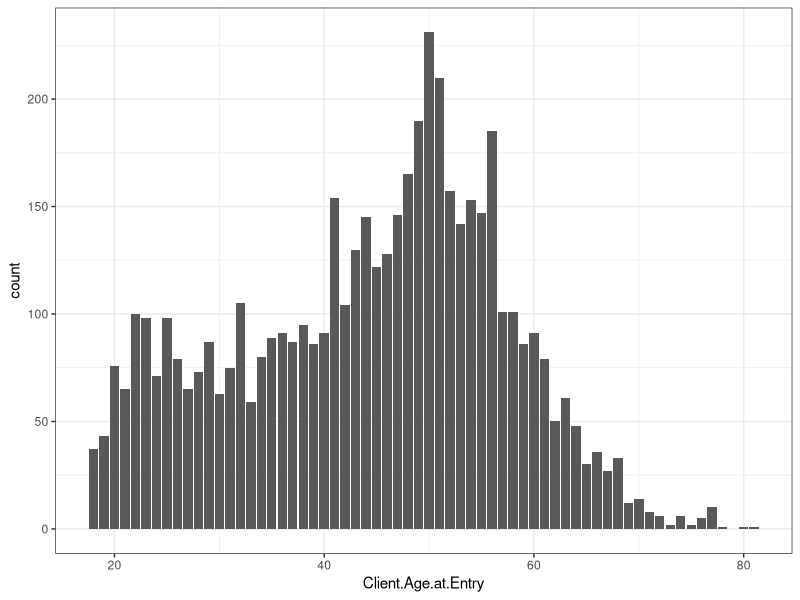
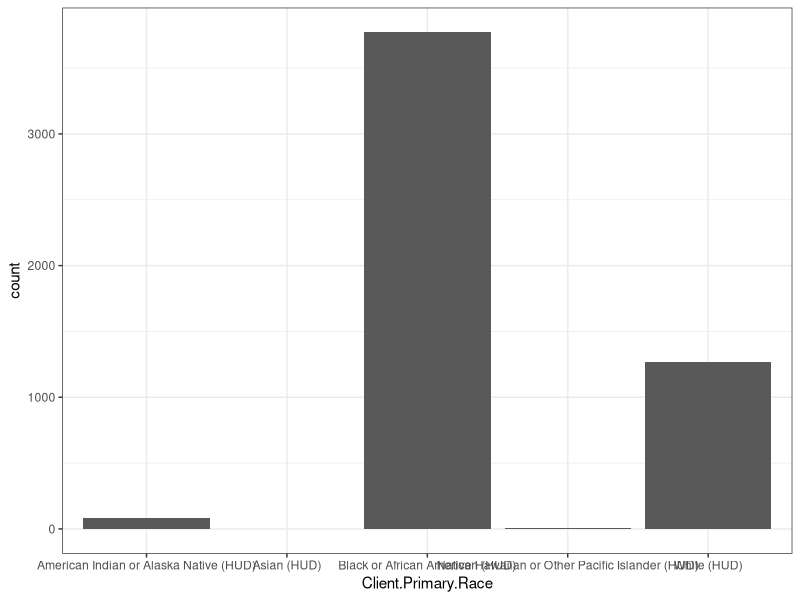
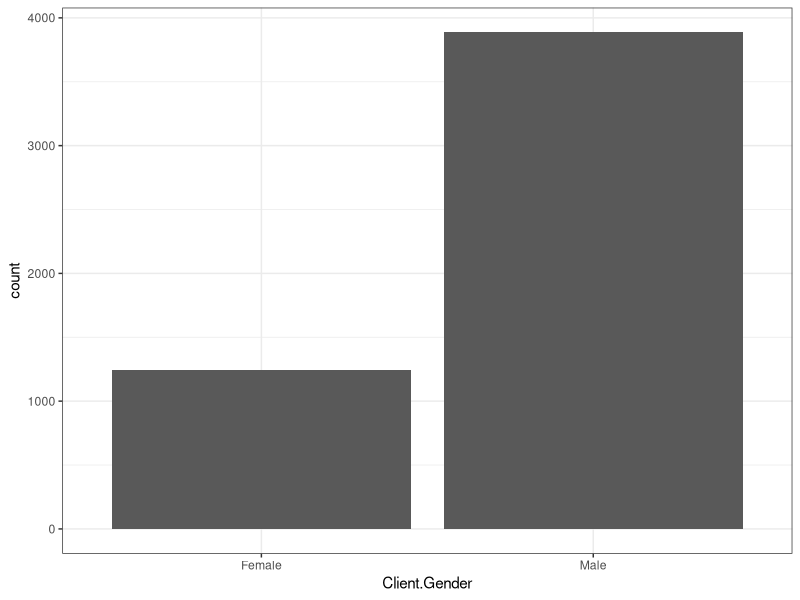
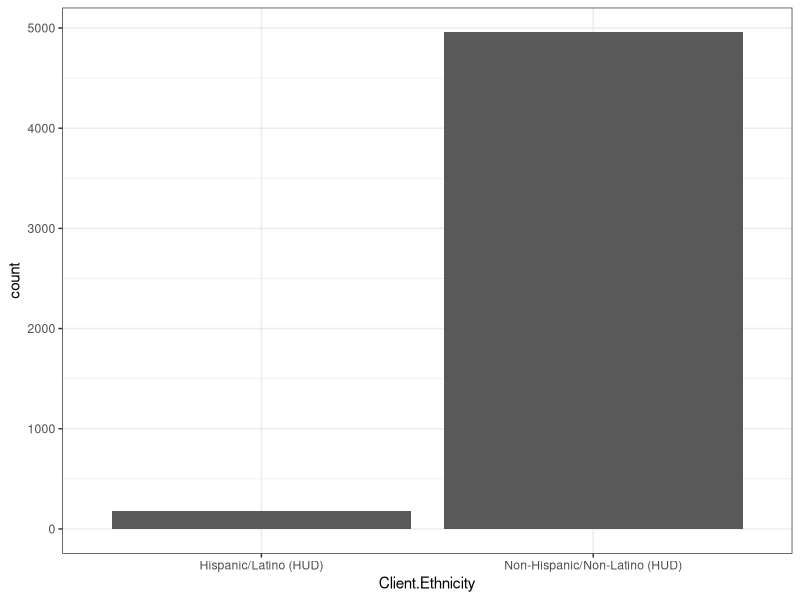
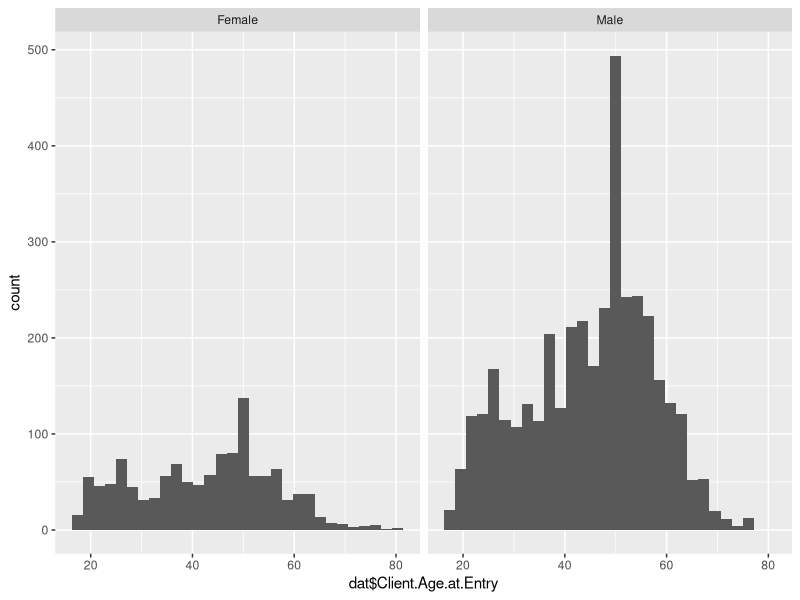

R code for these plots, in order:
## ---- chunk 1
knitr::opts_chunk$set(echo = TRUE)

library(ggplot2)
library(tidyverse)

#setwd("~/Desktop/611 Notes/bios611-projects-fall-2019-cwzhou/project_3")
olddat = read.csv("../data/export_dataframe.csv", header = TRUE)
dat = read.csv("../data/final_dataframe.csv", header = TRUE)
## ---- chunk 2
olddat %>% group_by(Client.Ethnicity) %>%
  summarise(c = n())
olddat %>% group_by(Client.Primary.Race) %>%
  summarise(c = n())
olddat %>% group_by(Client.Gender) %>%
  summarise(c = n())
## ---- chunk 3
dat_noID = dat[,-c(1,2,3,4)]
summary(dat_noID)
## ---- chunk 4
dat %>%
  ggplot(aes(x=Client.Age.at.Entry)) +
  geom_bar() +
  theme(axis.text.x = element_text(angle = 45, hjust = 1))+theme_bw()

dat %>%
  ggplot(aes(x=Client.Primary.Race)) +
  geom_bar() +
  theme(axis.text.x = element_text(angle = 45, hjust = 1))+theme_bw()

dat %>%
  ggplot(aes(x=Client.Gender)) +
  geom_bar() +
  theme(axis.text.x = element_text(angle = 45, hjust = 1))+theme_bw()

dat %>%
  ggplot(aes(x=Client.Ethnicity)) +
  geom_bar() +
  theme(axis.text.x = element_text(angle = 45, hjust = 1))+theme_bw()

## ---- chunk 5
dat$Client.Gender <- as.factor(dat$Client.Gender)
ggplot(dat, aes(x = dat$Client.Age.at.Entry)) + geom_histogram() + facet_wrap(~Client.Gender)
## ---- chunk 6
mod1 = lm(formula = Total.Nights ~ Client.Gender + Client.Age.at.Entry + Client.Ethnicity + Client.Primary.Race, data = dat)
summary(mod1)
